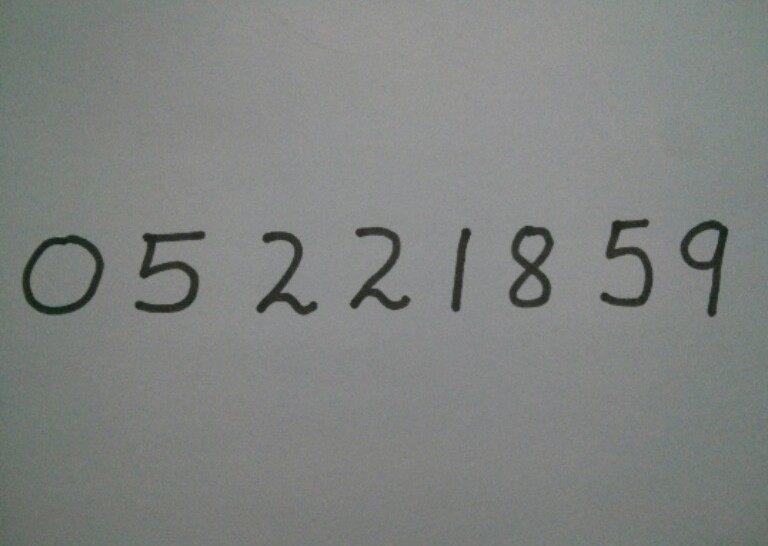
#> input picture so2.jpg, 768 x 546 px
$ jupyter execute --allow-errors nhandangchuviettay.ipynb
#> lines starting #> are read from the running program, lines starting #| are printed output that depends on the picture; after the words box and inside, x2 and y2 are one past the last pixel; in counts of white or black regions, pixels touching at a corner belong together
[cell 1]
import cv2
import numpy as np
from skimage.feature import hog
from sklearn.svm import LinearSVC
from keras.datasets import mnist
from sklearn.metrics import accuracy_score
#load data
#> (the rest of this cell did not finish here and is left out)

[cell 2]
#x_train
X_train_feature = []
#> (the rest of this cell did not finish here and is left out)

[cell 3]
model = LinearSVC(C=10)
#> (the rest of this cell did not finish here and is left out)

[cell 4]
image = cv2.imread("so2.jpg")
#> image is the input picture: shape (546, 768, 3); mean B, G, R 128.4, 130.8, 127.7
im_gray = cv2.cvtColor(image,cv2.COLOR_BGR2GRAY)
im_blur = cv2.GaussianBlur(im_gray,(5,5),0)
im,thre = cv2.threshold(im_blur,90,255,cv2.THRESH_BINARY_INV)
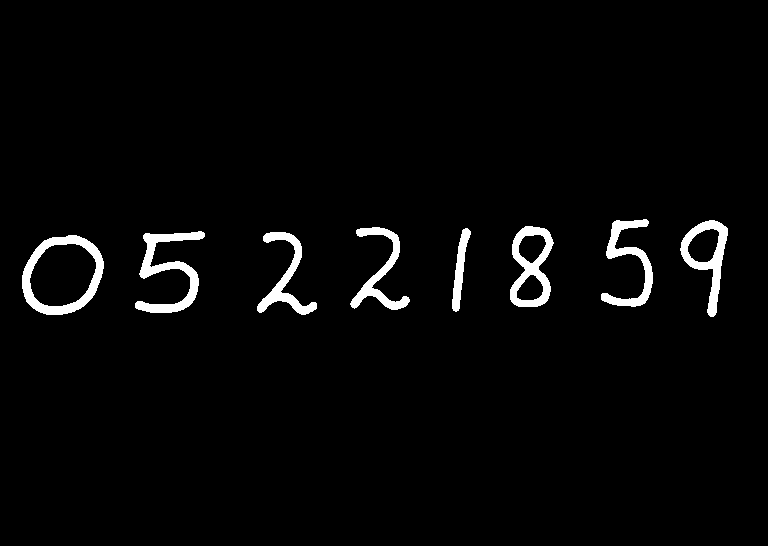
#> thre: shape (546, 768); 2.8% white; 8 white regions
contours, hierarchy = cv2.findContours(thre, cv2.RETR_EXTERNAL, cv2.CHAIN_APPROX_SIMPLE)
#> contours = 8 contours; box (x1, y1, x2, y2) and area: (22, 235, 104, 315) 4998, (510, 226, 554, 307) 2497, (680, 220, 728, 317) 2122, (135, 231, 205, 313) 1674, (601, 219, 653, 307) 1276, (257, 232, 317, 315) 1188, (350, 227, 410, 310) 1176, (452, 228, 471, 312) 585
rects = [cv2.boundingRect(cnt) for cnt in contours]
#> rects = [(22, 235, 82, 80), (257, 232, 60, 83), (135, 231, 70, 82), (452, 228, 19, 84), (350, 227, 60, 83), (510, 226, 44, 81), (680, 220, 48, 97), (601, 219, 52, 88)]

#> (the rest of this cell did not finish here and is left out)
